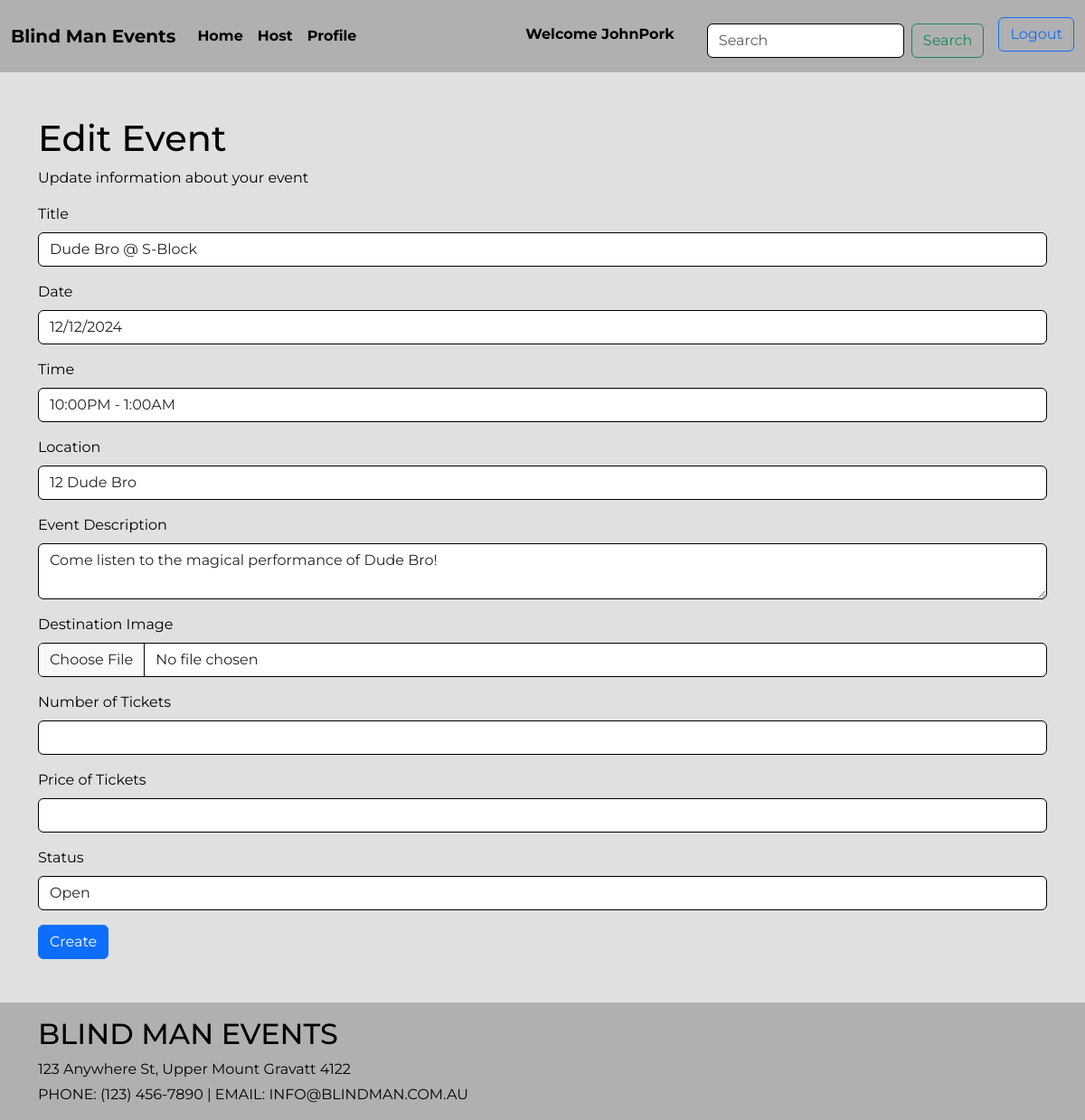
The app's page /events/5/edit (signed in), older data.
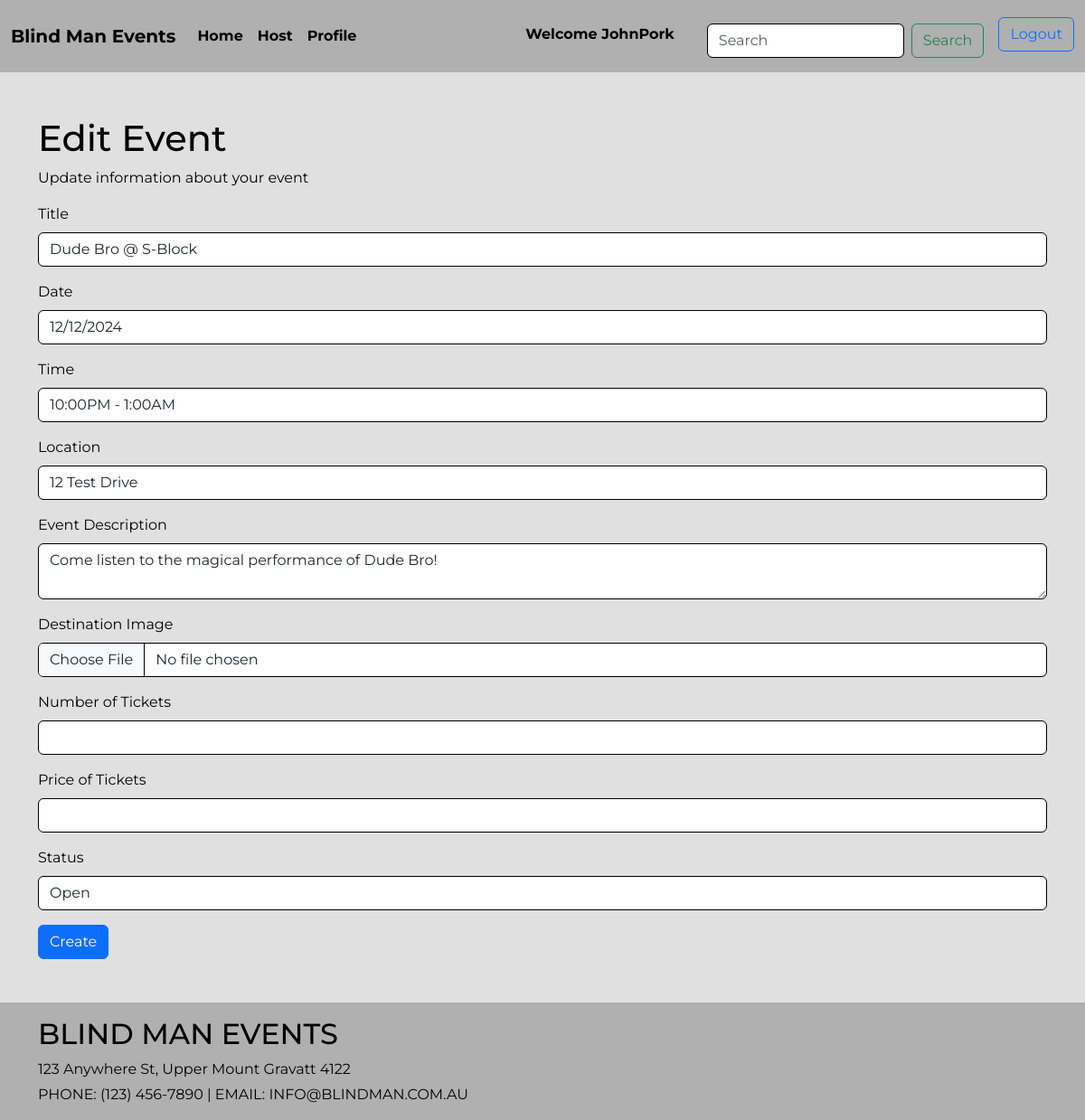
The same page, newer data.
### travel/models.py (models this page shows, shortened)
class Event(db.Model):
    __tablename__ = 'events'
    id = db.Column(db.Integer, primary_key=True)
    title = db.Column(db.String(80))
    date = db.Column(db.String(80))
    time = db.Column(db.String(80))
    location = db.Column(db.String(100))
    event_description = db.Column(db.String(200))
    event_type = db.Column(db.String(20))
    image = db.Column(db.String(400))
    tickets_remaining = db.Column(db.Integer)
    status = db.Column(db.String(20))
    ticket_price = db.Column(db.Integer)
    organizer_id = db.Column(db.Integer, db.ForeignKey('users.id'))
    comments = db.relationship('Comment', backref='event')
    booking_history = db.relationship('PurchasedTicket', backref='event')

### travel/events.py (the view, shortened to what this page needs)
@eventdp.route('/<id>/edit', methods=['GET', 'POST'])
@login_required
def edit(id):
    event = db.session.scalar(db.select(Event).where(Event.id == id))
    if not event:
        abort(404)
    if event.organizer_id != current_user.id:
        flash("You are not authorized to edit this event", "danger")
        return redirect(url_for('destination.show', id=id))
    form = EventForm(obj=event)
    return render_template('events/edit_event.html', form=form, event=event)

### travel/forms.py
class EventForm(FlaskForm):
  title = StringField('Title', validators=[InputRequired()])
  date = StringField('Date', validators=[InputRequired()])
  time = StringField('Time', validators=[InputRequired()])
  location = StringField('Location', validators=[InputRequired()])
  event_description = TextAreaField('Event Description', validators = [InputRequired()])
  image = FileField('Destination Image', validators=[FileRequired(message='Image cannot be empty'), FileAllowed(ALLOWED_FILE, message='Only PNG or JPG files allowed')])
  number_of_tickets = StringField('Number of Tickets', validators=[InputRequired()])
  price_of_tickets = StringField('Price of Tickets', validators=[InputRequired()])
  status = StringField('Status', validators=[InputRequired()])
  submit = SubmitField("Create")

### travel/templates/events/edit_event.html
{% extends 'base.html' %}
{% from 'bootstrap5/form.html' import render_form %}
{% block content %}
<main class="container my-5">
    <h1>Edit Event</h1>
    <p>Update information about your event</p>
    {{ render_form(form) }}
</main>
{% endblock %}

Row changes from the older to the newer data that the page shows:
changed Event "Dude Bro @ S-Block": location "12 Dude Bro" → "12 Test Drive"
